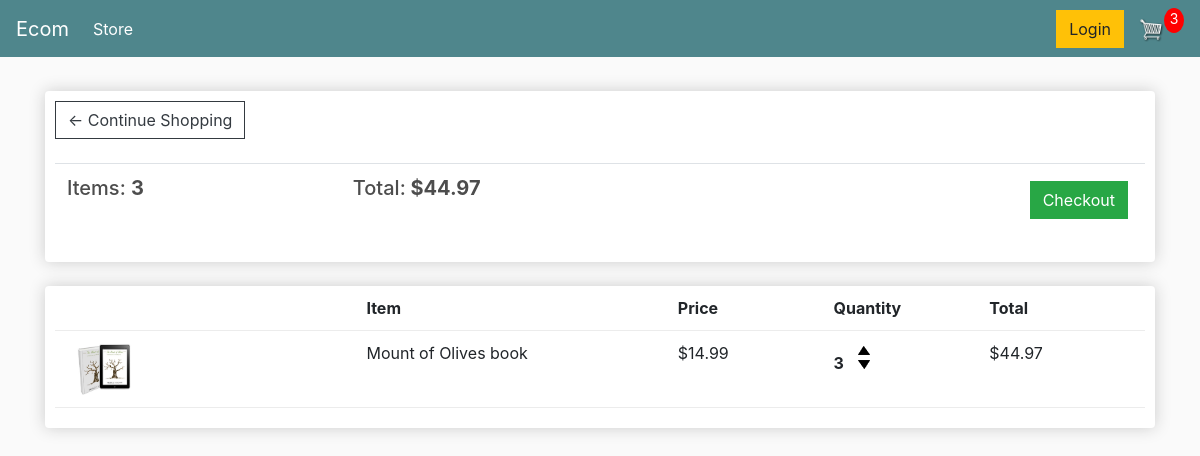
The page /cart/ (signed in) on the database as committed earlier.
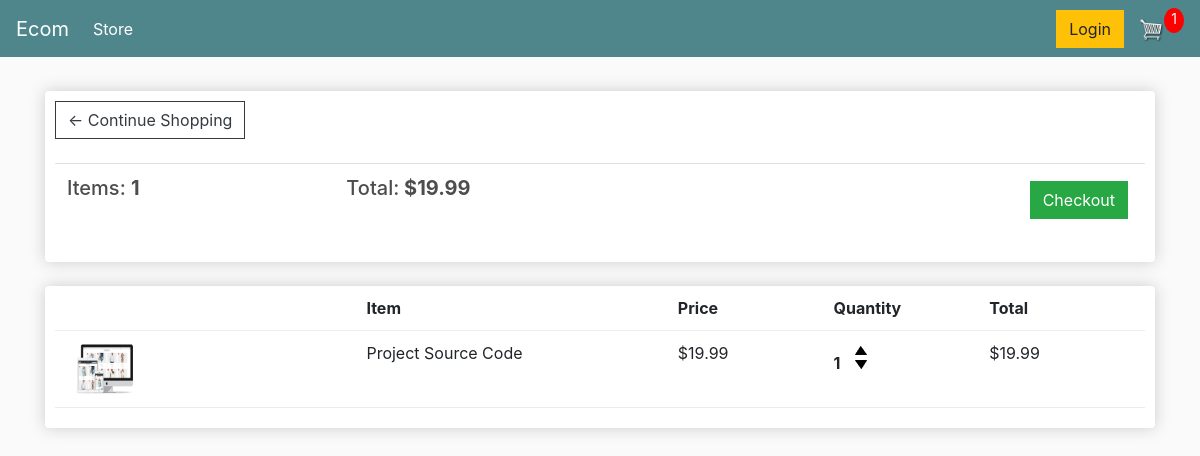
The same page on the database as committed later.
### store/models.py (models this page shows, shortened)
class Order(models.Model):
    customer = models.ForeignKey(
        Customer, on_delete=models.CASCADE, null=True, blank=True)
    date_ordered = models.DateTimeField(auto_now_add=True)
    complete = models.BooleanField(default=False)
    transaction_id = models.CharField(max_length=100, null=False)
    @property
    def get_cart_total(self):
        order_items = self.orderitem_set.all()
        total = sum([item.get_total for item in order_items])
        return total
    @property
    def get_cart_items(self):
        order_items = self.orderitem_set.all()
        total = sum([item.quantity for item in order_items])
        return total

class OrderItem(models.Model):
    product = models.ForeignKey(Product, on_delete=models.SET_NULL, null=True)
    order = models.ForeignKey(Order, on_delete=models.SET_NULL, null=True)
    quantity = models.IntegerField(default=0, null=False, blank=False)
    date_added = models.DateTimeField(auto_now_add=True)
    @property
    def get_total(self):
        total = self.product.price * self.quantity
        return total

class Product(models.Model):
    name = models.CharField(max_length=200)
    price = models.DecimalField(max_digits=7, decimal_places=2)
    digital = models.BooleanField(default=False, null=True, blank=True)
    image = models.ImageField(null=True, blank=True)
    @property
    def imageURL(self):
        try:
            url = self.image.url
        except:
            url = ''
        return url

### store/views.py (the view)
# urls.py: path('cart/', view=cart, name='cart'),
def cart(request):
    data = cartData(request)
    cartItems = data['cartItems']
    order = data['order']
    items = data['items']
    context = {'order': order, 'items': items, 'cartItems': cartItems}
    return render(request, 'store/cart.html', context)

### store/utils.py (called while the page is built)
def cartData(request):
    if request.user.is_authenticated:
        customer = request.user.customer
        order, created = Order.objects.get_or_create(
            customer=customer, complete=False)
        items = order.orderitem_set.all()
        cartItems = order.get_cart_items
    else:
        cookieData = cookie_cart(request)
        cartItems = cookieData['cartItems']
        order = cookieData['order']
        items = cookieData['items']
    return {'cartItems': cartItems, 'order': order, 'items': items}

### store/templates/store/cart.html
{% extends 'store/main.html' %}
{% load static %}
{% block content %}
<div class="row">
    <div class="col-lg-12">
        <div class="box-element">
            <a class="btn btn-outline-dark" href="{% url 'store' %}">&#x2190; Continue Shopping</a>
            <br>
            <br>
            <table class="table">
                <tr>
                    <th>
                        <h5>Items: <strong>{{order.get_cart_items}}</strong></h5>
                    </th>
                    <th>
                        <h5>Total:<strong> ${{order.get_cart_total|floatformat:2}}</strong></h5>
                    </th>
                    <th>
                        <a style="float:right; margin:5px;" class="btn btn-success"
                            href="{% url 'checkout' %}">Checkout</a>
                    </th>
                </tr>
            </table>
        </div>
        <br>
        <div class="box-element">
            <div class="cart-row">
                <div style="flex:2"></div>
                <div style="flex:2"><strong>Item</strong></div>
                <div style="flex:1"><strong>Price</strong></div>
                <div style="flex:1"><strong>Quantity</strong></div>
                <div style="flex:1"><strong>Total</strong></div>
            </div>
            {% for item in items %}
            <div class="cart-row">
                <div style="flex:2"><img class="row-image" src="{{item.product.imageURL}}"></div>
                <div style="flex:2">
                    <p>{{item.product.name}}</p>
                </div>
                <div style="flex:1">
                    <p>${{item.product.price|floatformat:2}}</p>
                </div>
                <div style="flex:1">
                    <p class="quantity">{{item.quantity}}</p>
                    <div class="quantity">
                        <img data-product="{{item.product.id}}" data-action="add" class="chg-quantity update-cart"
                            src="{% static  'images/arrow-up.png' %}">
                        <img data-product="{{item.product.id}}" data-action="remove" class="chg-quantity update-cart"
                            src="{% static  'images/arrow-down.png' %}">
                    </div>
                </div>
                <div style="flex:1">
                    <p>${{item.get_total}}</p>
                </div>
            </div>
            {% endfor %}
        </div>
    </div>
</div>
{% endblock content %}

Rows that differ between the two databases and show on the page:
no longer on this page (row edited): Order: get_cart_items "3", get_cart_total "44.97"
no longer on this page (row edited): OrderItem: product.imageURL (picture), product.name "Mount of Olives book", product.price "14.99", quantity "3", get_total "44.97"
added Order: get_cart_items "1", get_cart_total "19.99"
added OrderItem: product.imageURL (picture), product.name "Project Source Code", product.price "19.99", quantity "1", get_total "19.99"
Other text that changed with them:
{{ cartItems }}: "3" → "1"
